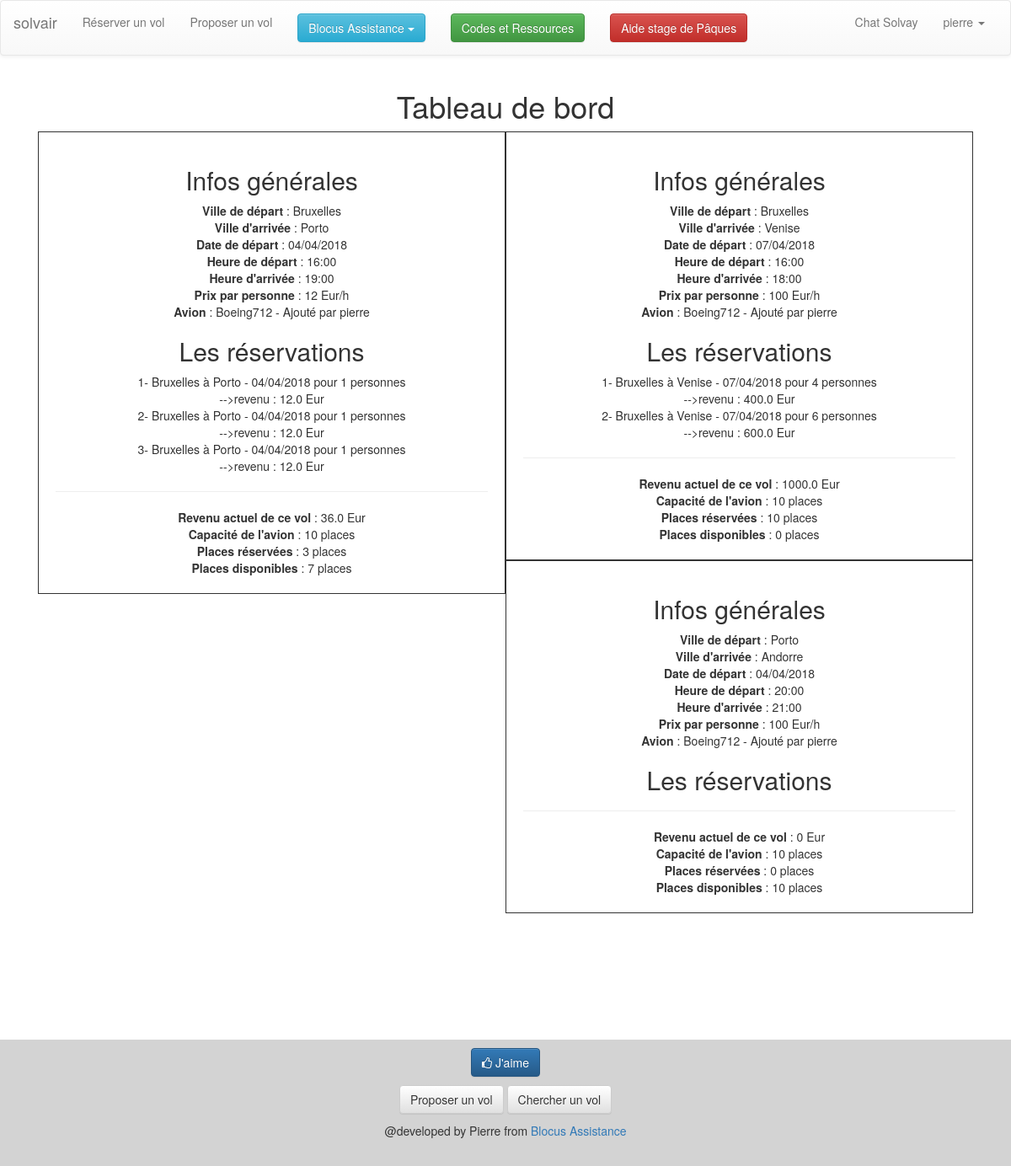
The app's page /tableau-de-bord-employe (signed in) with its own data.
### projetpaques2018/models.py (models this page shows, shortened)
class Utilisateur(models.Model):
    username = models.CharField(max_length=100)
    prenom = models.CharField(max_length=100, blank = True, null = True)
    nom = models.CharField(max_length=100, blank = True, null = True)
    password = models.CharField(max_length=100)
    like = models.BooleanField(default=False)
    statut = models.CharField(max_length=100, blank = True, null = True)

class Vol(models.Model):
    date_depart = models.DateField(blank=True,null=True)
    heure_depart = models.TimeField(blank=True,null=True)
    heure_arrivee = models.TimeField(blank=True,null=True)
    ville_depart = models.ForeignKey(Ville,blank=True,null=True, related_name = "ville_depart")
    ville_arrivee = models.ForeignKey(Ville,blank=True,null=True, related_name = "ville_arrivee")
    avion = models.ForeignKey(Avion)
    prix = models.CharField(max_length=100)
    createur = models.ForeignKey(Utilisateur, blank=True,null=True)
    def calculate_revenu_total(self):
      total = 0
      for b in self.booking_set.all():
        total += b.calculate_price()
      return total
    def get_places_reservees(self):
      count = 0
      for b in self.booking_set.all():
        count += b.nombre_de_places
      return count
    def get_places_dispos(self):
      return self.avion.capacite - self.get_places_reservees()

class Ville(models.Model):
    nom = models.CharField(max_length=100)
    def __str__(self):
        return self.nom

class Avion(models.Model) :
  createur = models.ForeignKey(Utilisateur)
  modele   = models.CharField(max_length=100)
  capacite = models.PositiveSmallIntegerField()
  def __str__(self):
    return self.modele + " - Ajouté par " + self.createur.username

class Booking(models.Model):
    vol = models.ForeignKey(Vol, blank=True,null=True)
    passager = models.ForeignKey(Utilisateur)
    is_paid = models.BooleanField(default = False)
    nombre_de_places = models.PositiveSmallIntegerField(blank=True,null=True)
    def calculate_price(self):
      return int(self.nombre_de_places) * float(self.vol.prix)

### projetpaques2018/views.py (the view)
# urls.py: url(r'^tableau-de-bord-employe', tableau_de_bord_employe),
def tableau_de_bord_employe(request):
    user = get_logged_user(request)
    if user :
      if user.statut == "passager" :
        return HttpResponseRedirect('/employe-page')
      else :
        vols = Vol.objects.all()
        return render(request,'employe/tableau-de-bord.html', {'vols':vols, 'current_user':user})
    else :
      return HttpResponseRedirect('/login')

### projetpaques2018/views.py (called while the page is built)
def get_logged_user(request):
    if "user_id" in request.session and len(Utilisateur.objects.filter(id=request.session["user_id"])) == 1  :
        user = Utilisateur.objects.get(id=request.session["user_id"])
        return user
    else :
        return None

### projetpaques2018/templates/employe/tableau-de-bord.html (shortened to what this page needs)
{% extends "base.html" %}
{% block content %}
<div class="container">
  <div class="col-xs-12 col-md-12">
    <div class="">
      <h1>Tableau de bord</h1>
      {% if vols|length == 0 %}
        Aucun vols pour le moment
      {% else %}
        {% for vol in vols %}
        <div class="col-xs-6 col-md-6 solid-box">
          <h2>Infos générales</h2>
          <b>Ville de départ</b> : {{ vol.ville_depart }} <br>
          <b>Ville d'arrivée</b> : {{ vol.ville_arrivee }} <br>
          <b>Date de départ</b> : {{ vol.date_depart|date:"d/m/Y" }} <br>
          <b>Heure de départ</b> : {{ vol.heure_depart|date:'H:i' }} <br>
          <b>Heure d'arrivée</b> : {{ vol.heure_arrivee|date:'H:i' }} <br>
          <b>Prix par personne</b> : {{ vol.prix}} Eur/h<br>
          <b>Avion</b> : {{ vol.avion }} <br>
          <h2>Les réservations</h2>
          {% for r in vol.booking_set.all %}
            {{ forloop.counter }}- {{ r.vol.ville_depart }} à  {{ r.vol.ville_arrivee }} - {{ r.vol.date_depart|date:"d/m/Y" }} pour {{r.nombre_de_places}} personnes<br>
            -->revenu : {{ r.calculate_price }} Eur<br>
          {% endfor %}
          <hr>
          <b>Revenu actuel de ce vol</b> : {{ vol.calculate_revenu_total }} Eur <br>
          <b>Capacité de l'avion</b> : {{ vol.avion.capacite }} places <br>
          <b>Places réservées</b> : {{vol.get_places_reservees}} places<br>
          <b>Places disponibles</b> : {{vol.get_places_dispos}} places<br>
        </div>
        {% endfor %}
      {% endif %}
    </div>
  </div>
</div>
{% endblock %}

### projetpaques2018/templates/base.html (shortened to what this page needs)
{% load static %}
<!DOCTYPE html>
<html xmlns="http://www.w3.org/1999/xhtml" lang="fr" >
    <head>
		<link rel="stylesheet" href="https://maxcdn.bootstrapcdn.com/bootstrap/3.3.7/css/bootstrap.min.css">
		<link rel="stylesheet" href="https://maxcdn.bootstrapcdn.com/bootstrap/3.3.7/css/bootstrap-theme.min.css">
	  	<link rel="stylesheet" type="text/css" href="{% static 'css/style.css' %}"/>
		<link rel="stylesheet" href="https://cdnjs.cloudflare.com/ajax/libs/font-awesome/4.7.0/css/font-awesome.min.css">
    </head>
    <body>
<nav class="navbar navbar-default">
  <div class="container-fluid">
    <div class="navbar-header">
      <a class="navbar-brand" href="/">solvair</a>
    </div>
    <div class="collapse navbar-collapse" id="bs-example-navbar-collapse-1">
      <ul class="nav navbar-nav">
        <li><a href="/search">Réserver un vol <span class="sr-only">(current)</span></a></li>
        <li><a href="/nouveau-vol">Proposer un vol </a></li>
        <li class="dropdown">
          <a href="#" style="color:white;" class="dropdown-toggle" data-toggle="dropdown" aria-haspopup="true" aria-expanded="false"><button class="btn btn-info">Blocus Assistance <span class="caret"></span></button></a>
        </li>
        <li><a href="/codes-et-ressources"><button class="btn btn-success">Codes et Ressources</button></a></li>
        <li><a href="https://www.blocusassistance.be/cours/detail-cours/39/"><button class="btn btn-danger">Aide stage de Pâques</button></a></li>
      </ul>
      <ul class="nav navbar-nav navbar-right">
        <li><a href="/chat-solvay">Chat Solvay <span class="sr-only">(current)</span></a></li>
        {% if current_user %}
        <li class="dropdown">
          <a href="#" class="dropdown-toggle" data-toggle="dropdown" role="button" aria-haspopup="true" aria-expanded="false">{{current_user.username}} <span class="caret"></span></a>
        </li>
        {% else %}
        		<li><a href="/login">Se connecter </a></li>
        		<li><a href="/signup">Se créer un compte </a></li>
        {% endif %}
      </ul>
    </div>
  </div>
</nav>
      <div class="center">
        {% block content %}
        {% endblock %}
      </div>
      <footer style="margin-top:150px;">
      	<p style="padding-top:10px;">
        		<a target="_blank" class="btn btn-primary" href="/like"><i class="fa fa-thumbs-o-up" aria-hidden="true"></i>
         		J'aime
         	</a>
         </p>
		<p>
			<a href="/nouveau-vol" class=" btn btn-default">Proposer un vol</a>
			<a href="/search"         class=" btn btn-default">Chercher un vol</a>
		</p>
        @developed by Pierre from <a href="http://www.blocusassistance.be/">Blocus Assistance</a>
      </footer>
    </body>
<html>

### projetpaques2018/static/css/style.css (style rules this page uses)
footer { background-color:#d3d3d3; height:150px; }
body { text-align:center; }
.solid-box { border : solid 1px; padding:20px; }

### records on screen
Utilisateur: username "pierre"
Vol: ville_depart "Bruxelles", ville_arrivee "Porto", date_depart "04/04/2018", heure_depart "16:00", heure_arrivee "19:00", prix "12", avion "Boeing712 - Ajouté par pierre", calculate_revenu_total "36.0", avion.capacite "10", get_places_reservees "3", get_places_dispos "7"
Booking: vol.ville_depart "Bruxelles", vol.ville_arrivee "Porto", vol.date_depart "04/04/2018", nombre_de_places "1", calculate_price "12.0"
Booking: vol.ville_depart "Bruxelles", vol.ville_arrivee "Porto", vol.date_depart "04/04/2018", nombre_de_places "1", calculate_price "12.0"
Booking: vol.ville_depart "Bruxelles", vol.ville_arrivee "Porto", vol.date_depart "04/04/2018", nombre_de_places "1", calculate_price "12.0"
Vol: ville_depart "Bruxelles", ville_arrivee "Venise", date_depart "07/04/2018", heure_depart "16:00", heure_arrivee "18:00", prix "100", avion "Boeing712 - Ajouté par pierre", calculate_revenu_total "1000.0", avion.capacite "10", get_places_reservees "10", get_places_dispos "0"
Booking: vol.ville_depart "Bruxelles", vol.ville_arrivee "Venise", vol.date_depart "07/04/2018", nombre_de_places "4", calculate_price "400.0"
Booking: vol.ville_depart "Bruxelles", vol.ville_arrivee "Venise", vol.date_depart "07/04/2018", nombre_de_places "6", calculate_price "600.0"
Vol: ville_depart "Porto", ville_arrivee "Andorre", date_depart "04/04/2018", heure_depart "20:00", heure_arrivee "21:00", prix "100", avion "Boeing712 - Ajouté par pierre", calculate_revenu_total "0", avion.capacite "10", get_places_reservees "0", get_places_dispos "10"
